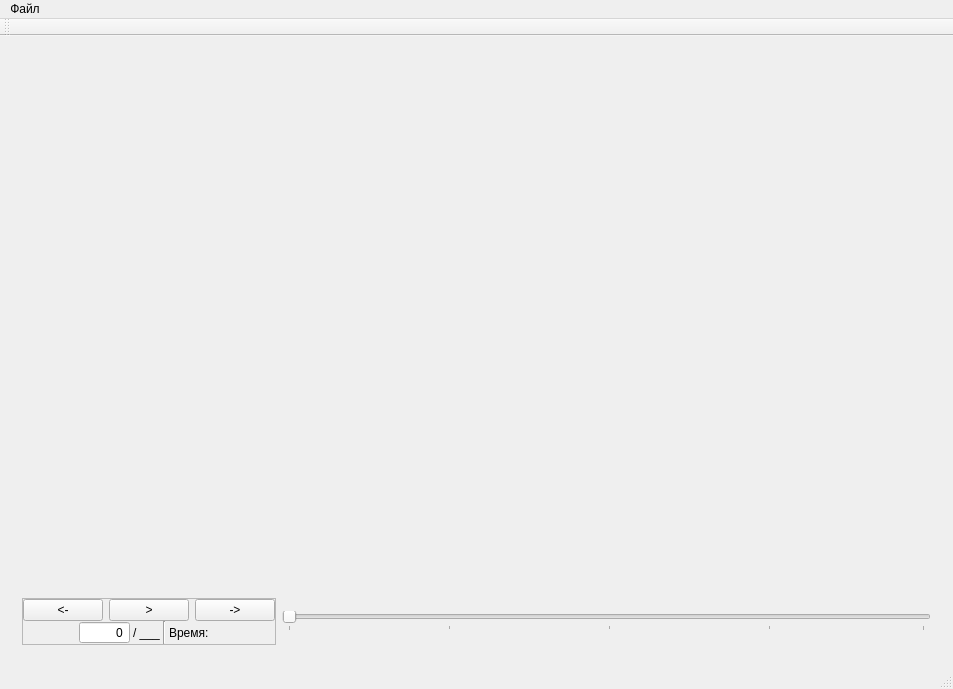
<?xml version="1.0" encoding="UTF-8"?>
<ui version="4.0">
 <class>MainWindow</class>
 <widget class="QMainWindow" name="MainWindow">
  <property name="geometry">
   <rect>
    <x>0</x>
    <y>0</y>
    <width>953</width>
    <height>689</height>
   </rect>
  </property>
  <property name="windowTitle">
   <string>UV_Reader</string>
  </property>
  <widget class="QWidget" name="centralWidget">
   <layout class="QVBoxLayout" name="verticalLayout">
    <item>
     <widget class="QLabel" name="displayOfImage">
      <property name="sizePolicy">
       <sizepolicy hsizetype="Minimum" vsizetype="Preferred">
        <horstretch>0</horstretch>
        <verstretch>0</verstretch>
       </sizepolicy>
      </property>
      <property name="layoutDirection">
       <enum>Qt::LeftToRight</enum>
      </property>
      <property name="text">
       <string/>
      </property>
      <property name="scaledContents">
       <bool>true</bool>
      </property>
      <property name="alignment">
       <set>Qt::AlignJustify|Qt::AlignVCenter</set>
      </property>
     </widget>
    </item>
    <item>
     <widget class="QWidget" name="controlPanel" native="true">
      <property name="sizePolicy">
       <sizepolicy hsizetype="Preferred" vsizetype="Fixed">
        <horstretch>0</horstretch>
        <verstretch>0</verstretch>
       </sizepolicy>
      </property>
      <layout class="QHBoxLayout" name="horizontalLayout_3">
       <item>
        <widget class="QFrame" name="contrlosFrame">
         <property name="sizePolicy">
          <sizepolicy hsizetype="Fixed" vsizetype="Fixed">
           <horstretch>0</horstretch>
           <verstretch>0</verstretch>
          </sizepolicy>
         </property>
         <property name="layoutDirection">
          <enum>Qt::LeftToRight</enum>
         </property>
         <property name="autoFillBackground">
          <bool>false</bool>
         </property>
         <property name="frameShape">
          <enum>QFrame::StyledPanel</enum>
         </property>
         <property name="frameShadow">
          <enum>QFrame::Raised</enum>
         </property>
         <layout class="QVBoxLayout" name="verticalLayout_2">
          <property name="spacing">
           <number>0</number>
          </property>
          <property name="sizeConstraint">
           <enum>QLayout::SetNoConstraint</enum>
          </property>
          <property name="leftMargin">
           <number>0</number>
          </property>
          <property name="topMargin">
           <number>0</number>
          </property>
          <property name="rightMargin">
           <number>0</number>
          </property>
          <property name="bottomMargin">
           <number>0</number>
          </property>
          <item>
           <widget class="QWidget" name="controlButtomsWidget" native="true">
            <layout class="QHBoxLayout" name="horizontalLayout">
             <property name="leftMargin">
              <number>0</number>
             </property>
             <property name="topMargin">
              <number>0</number>
             </property>
             <property name="rightMargin">
              <number>0</number>
             </property>
             <property name="bottomMargin">
              <number>0</number>
             </property>
             <item>
              <widget class="QPushButton" name="prevFramePushButton">
               <property name="sizePolicy">
                <sizepolicy hsizetype="Minimum" vsizetype="Fixed">
                 <horstretch>0</horstretch>
                 <verstretch>0</verstretch>
                </sizepolicy>
               </property>
               <property name="text">
                <string>&lt;-</string>
               </property>
              </widget>
             </item>
             <item>
              <widget class="QPushButton" name="startStopPushButton">
               <property name="text">
                <string>&gt;</string>
               </property>
              </widget>
             </item>
             <item>
              <widget class="QPushButton" name="nextFramePushButton">
               <property name="text">
                <string>-&gt;</string>
               </property>
              </widget>
             </item>
            </layout>
           </widget>
          </item>
          <item>
           <widget class="QWidget" name="infoWidget" native="true">
            <layout class="QHBoxLayout" name="horizontalLayout_2">
             <property name="spacing">
              <number>3</number>
             </property>
             <property name="leftMargin">
              <number>0</number>
             </property>
             <property name="topMargin">
              <number>0</number>
             </property>
             <property name="rightMargin">
              <number>0</number>
             </property>
             <property name="bottomMargin">
              <number>0</number>
             </property>
             <item>
              <spacer name="horizontalSpacer_2">
               <property name="orientation">
                <enum>Qt::Horizontal</enum>
               </property>
               <property name="sizeHint" stdset="0">
                <size>
                 <width>40</width>
                 <height>20</height>
                </size>
               </property>
              </spacer>
             </item>
             <item>
              <widget class="QSpinBox" name="currentFrameSpinBox">
               <property name="sizePolicy">
                <sizepolicy hsizetype="Fixed" vsizetype="Fixed">
                 <horstretch>0</horstretch>
                 <verstretch>0</verstretch>
                </sizepolicy>
               </property>
               <property name="alignment">
                <set>Qt::AlignRight|Qt::AlignTrailing|Qt::AlignVCenter</set>
               </property>
               <property name="buttonSymbols">
                <enum>QAbstractSpinBox::NoButtons</enum>
               </property>
               <property name="maximum">
                <number>999999999</number>
               </property>
              </widget>
             </item>
             <item>
              <widget class="QLabel" name="maxFrameLabel">
               <property name="sizePolicy">
                <sizepolicy hsizetype="Fixed" vsizetype="Preferred">
                 <horstretch>0</horstretch>
                 <verstretch>0</verstretch>
                </sizepolicy>
               </property>
               <property name="text">
                <string>/ ___</string>
               </property>
              </widget>
             </item>
             <item>
              <widget class="Line" name="line">
               <property name="orientation">
                <enum>Qt::Vertical</enum>
               </property>
              </widget>
             </item>
             <item>
              <widget class="QLabel" name="label">
               <property name="text">
                <string>Время:</string>
               </property>
              </widget>
             </item>
             <item>
              <widget class="QLabel" name="timeLabel">
               <property name="text">
                <string/>
               </property>
              </widget>
             </item>
             <item>
              <spacer name="horizontalSpacer">
               <property name="orientation">
                <enum>Qt::Horizontal</enum>
               </property>
               <property name="sizeHint" stdset="0">
                <size>
                 <width>40</width>
                 <height>20</height>
                </size>
               </property>
              </spacer>
             </item>
            </layout>
           </widget>
          </item>
         </layout>
        </widget>
       </item>
       <item>
        <widget class="QSlider" name="horizontalSlider">
         <property name="orientation">
          <enum>Qt::Horizontal</enum>
         </property>
         <property name="tickPosition">
          <enum>QSlider::TicksBelow</enum>
         </property>
         <property name="tickInterval">
          <number>25</number>
         </property>
        </widget>
       </item>
      </layout>
     </widget>
    </item>
   </layout>
  </widget>
  <widget class="QMenuBar" name="menuBar">
   <property name="geometry">
    <rect>
     <x>0</x>
     <y>0</y>
     <width>953</width>
     <height>20</height>
    </rect>
   </property>
   <widget class="QMenu" name="menu">
    <property name="title">
     <string>Файл</string>
    </property>
    <addaction name="action"/>
   </widget>
   <addaction name="menu"/>
  </widget>
  <widget class="QToolBar" name="mainToolBar">
   <attribute name="toolBarArea">
    <enum>TopToolBarArea</enum>
   </attribute>
   <attribute name="toolBarBreak">
    <bool>false</bool>
   </attribute>
  </widget>
  <widget class="QStatusBar" name="statusBar"/>
  <action name="action">
   <property name="text">
    <string>Открыть</string>
   </property>
  </action>
 </widget>
 <layoutdefault spacing="6" margin="11"/>
 <resources/>
 <connections/>
</ui>
